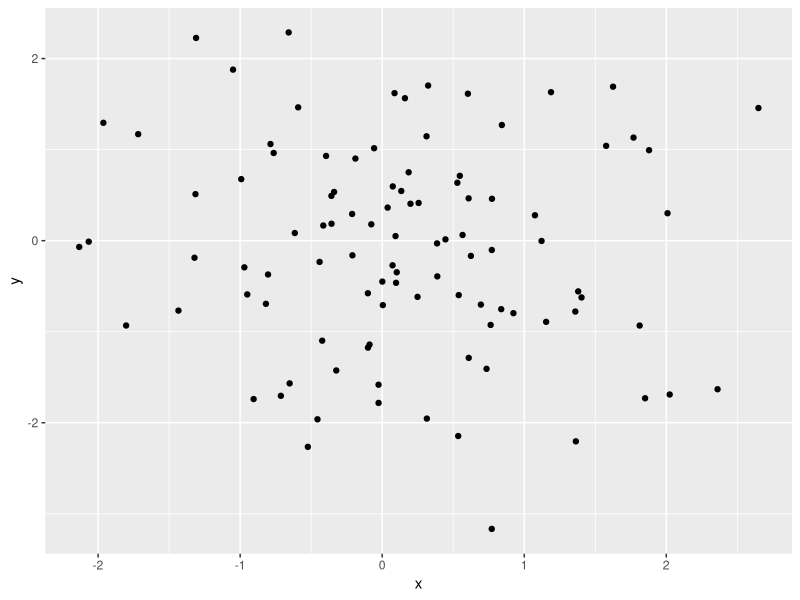

Recreate this plot in R.
library(ggplot2)

n <- 100

df <- data.frame(
  x <- rnorm(n, 0, 1),
  y <- rnorm(n, 0, 1)
)

ggplot(df, aes(x = x, y = y)) + 
  geom_point()
